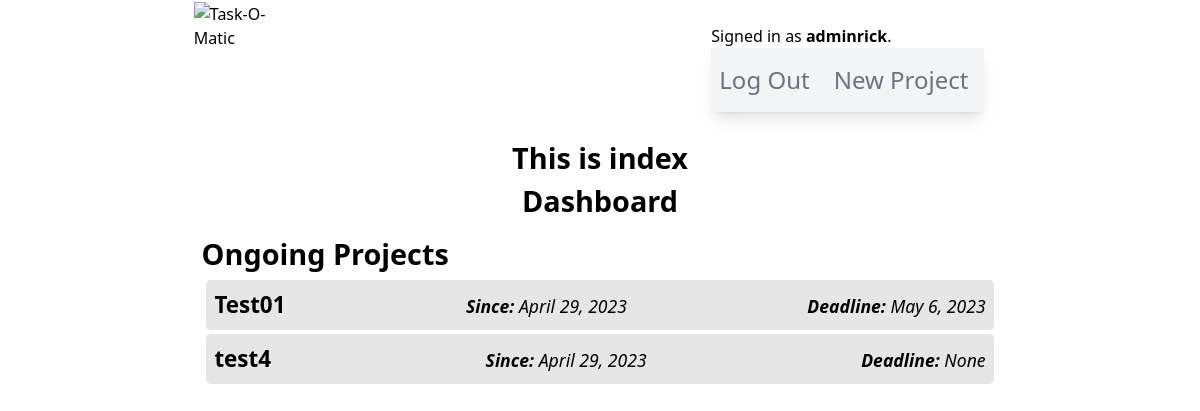
/ (signed in), run on an earlier commit of the app's database.
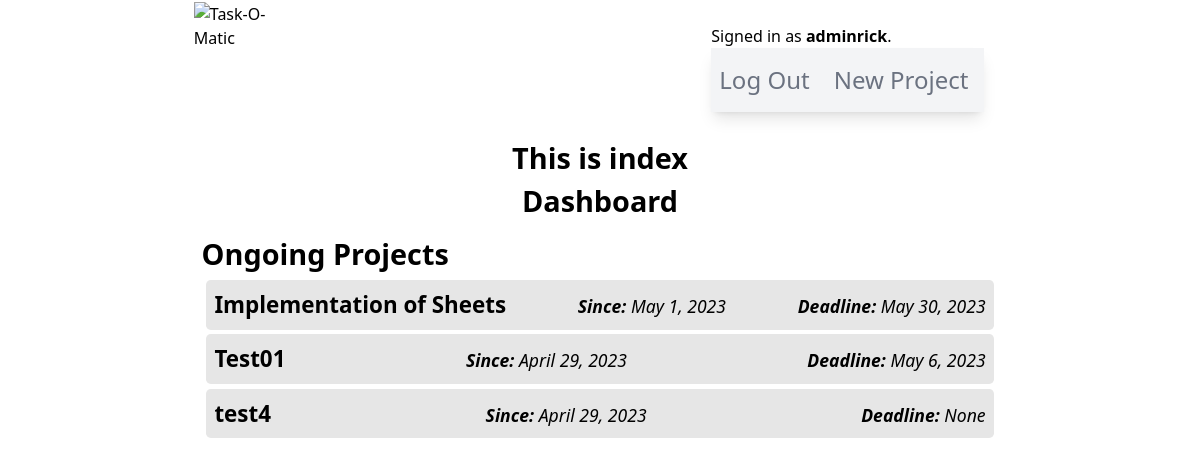
And on a later commit of the database.
### taskomatic/models.py (models this page shows, shortened)
class Project(models.Model):
    user = models.ForeignKey(User, on_delete=models.CASCADE)
    owner = models.CharField(max_length=80)
    projectName = models.CharField(max_length=160)
    projectDescription = models.CharField(max_length=350)
    hasDeadline = models.BooleanField(default=False)
    hasInventory = models.BooleanField(default=False)
    hasTasks = models.BooleanField(default=False)
    creationDate = models.DateField()
    deadlineDate = models.DateField(null=True, blank=True)

### taskomatic/views.py (the view)
# urls.py: path("", views.index, name="index"),
def index(request):
    projects = Project.objects.all().order_by('-creationDate')
    return render(request, "taskomatic/index.html", {
        "projects": projects
    })

### taskomatic/templates/taskomatic/index.html (shortened to what this page needs)
{% extends "./layout.html" %}
{% block body %}
{% if user.is_authenticated %}
    <div id="dashboardContainer">
        <h2>This is index</h2>
        <h2>Dashboard</h2>
        <div id="ongoingProjectsContainer">
            <h2>Ongoing Projects</h2>
            <ul>
            {% if projects %}
                {% for project in projects %}
                <a href="{% url 'projectPage' project.id %}"><li id="projectInstance"><span><b>{{ project.projectName }}</b></span> <span><i class="dateCaption"><b>Since:</b> {{ project.creationDate }}</i></span> <span><i class="dateCaption"><b>Deadline:</b> {{ project.deadlineDate }}</i></span></li></a>
                {% endfor %}
            {% else %}
                <li>No projects.</li>
            {% endif %}
            </ul>
        </div>
    </div>
{% endif %}
{% endblock body %}

What changed in the data, as far as the page shows it:
added Project: projectName "Implementation of Sheets", creationDate "May 1, 2023", deadlineDate "May 30, 2023"
